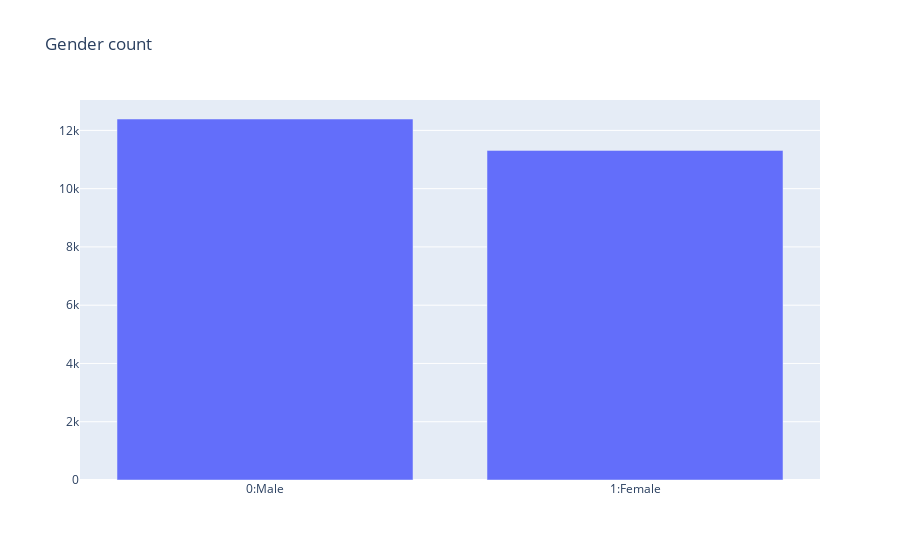

The cell this chart's notebook holds for it:
### Markdown cell above
# Gender : Data Imbalance check

### Code cell
gender_index=["0:Male", "1:Female"]
graph_dist(x=gender_index, y=gender_dist.values, name='Gender count')

### Figure 1 — Plotly figure (JSON) as saved in the notebook; plotly's stock layout.template omitted (floating-point values rounded to 4 significant figures)
{"data": [{"type": "bar", "x": ["0:Male", "1:Female"], "y": [12391, 11314]}], "layout": {"title": {"text": "Gender count"}}}
